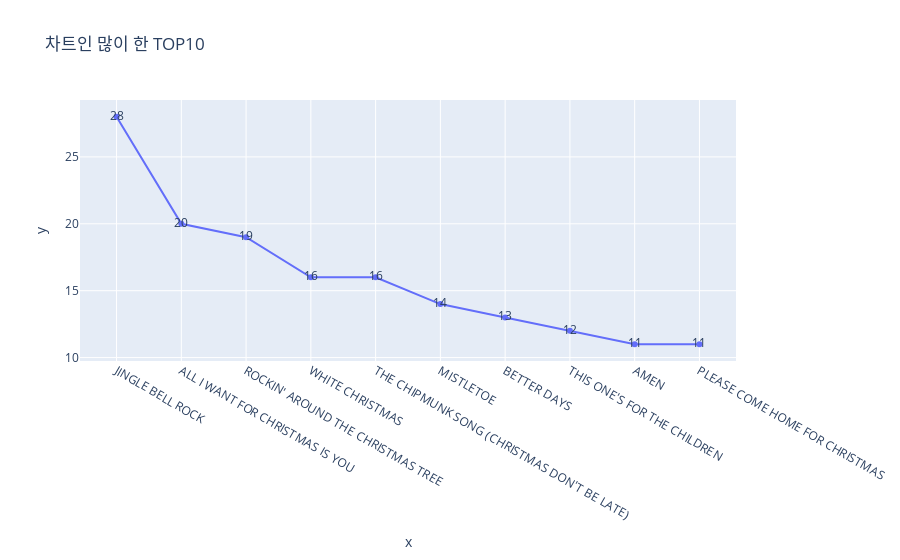

The cell this chart's notebook holds for it:
### Code cell
px.line(x=list(df['song'].value_counts()[:10].index), y=list(df['song'].value_counts()[:10].values), text=list(df['song'].value_counts()[:10].values), title="차트인 많이 한 TOP10")

### Figure 1 — Plotly figure (JSON) as saved in the notebook; plotly's stock layout.template omitted (floating-point values rounded to 4 significant figures)
{"data": [{"hovertemplate": "x=%{x}<br>y=%{y}<br>text=%{text}<extra></extra>", "legendgroup": "", "line": {"color": "#636efa", "dash": "solid"}, "marker": {"symbol": "circle"}, "mode": "lines+text+markers", "name": "", "orientation": "v", "showlegend": false, "text": [28, 20, 19, 16, 16, 14, 13, 12, 11, 11], "type": "scatter", "x": ["JINGLE BELL ROCK", "ALL I WANT FOR CHRISTMAS IS YOU", "ROCKIN' AROUND THE CHRISTMAS TREE", "WHITE CHRISTMAS", "THE CHIPMUNK SONG (CHRISTMAS DON'T BE LATE)", "MISTLETOE", "BETTER DAYS", "THIS ONE'S FOR THE CHILDREN", "AMEN", "PLEASE COME HOME FOR CHRISTMAS"], "xaxis": "x", "y": [28, 20, 19, 16, 16, 14, 13, 12, 11, 11], "yaxis": "y"}], "layout": {"legend": {"tracegroupgap": 0}, "title": {"text": "차트인 많이 한 TOP10"}, "xaxis": {"anchor": "y", "domain": [0, 1], "title": {"text": "x"}}, "yaxis": {"anchor": "x", "domain": [0, 1], "title": {"text": "y"}}}}
